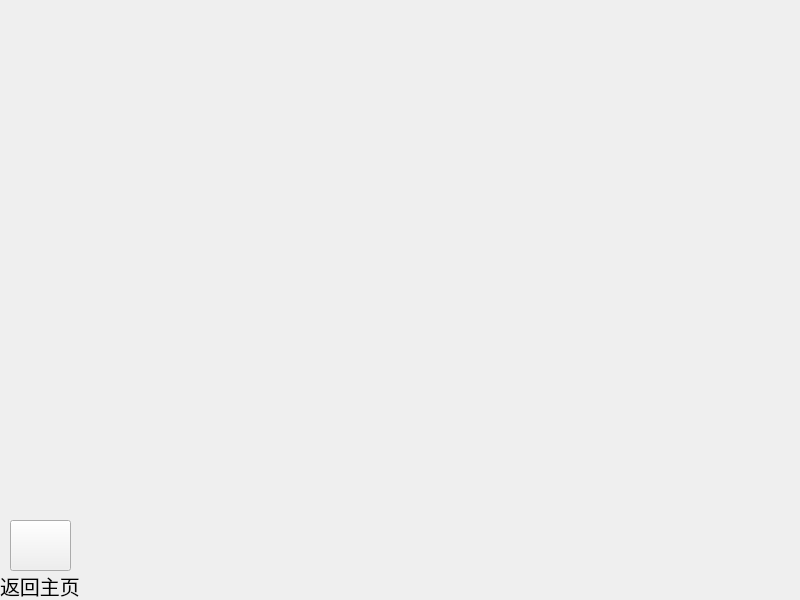
<?xml version="1.0" encoding="UTF-8"?>
<ui version="4.0">
 <class>ChartWindow</class>
 <widget class="QWidget" name="ChartWindow">
  <property name="geometry">
   <rect>
    <x>0</x>
    <y>0</y>
    <width>800</width>
    <height>600</height>
   </rect>
  </property>
  <property name="windowTitle">
   <string>Form</string>
  </property>
  <widget class="QPushButton" name="pushButton">
   <property name="geometry">
    <rect>
     <x>10</x>
     <y>520</y>
     <width>61</width>
     <height>51</height>
    </rect>
   </property>
   <property name="styleSheet">
    <string notr="true">border-image: url(:/image/image/main.png);</string>
   </property>
   <property name="text">
    <string/>
   </property>
  </widget>
  <widget class="QLabel" name="connect_2">
   <property name="geometry">
    <rect>
     <x>0</x>
     <y>570</y>
     <width>101</width>
     <height>31</height>
    </rect>
   </property>
   <property name="font">
    <font>
     <family>华文行楷</family>
     <pointsize>15</pointsize>
    </font>
   </property>
   <property name="styleSheet">
    <string notr="true"/>
   </property>
   <property name="text">
    <string>返回主页</string>
   </property>
  </widget>
 </widget>
 <resources/>
 <connections/>
</ui>
